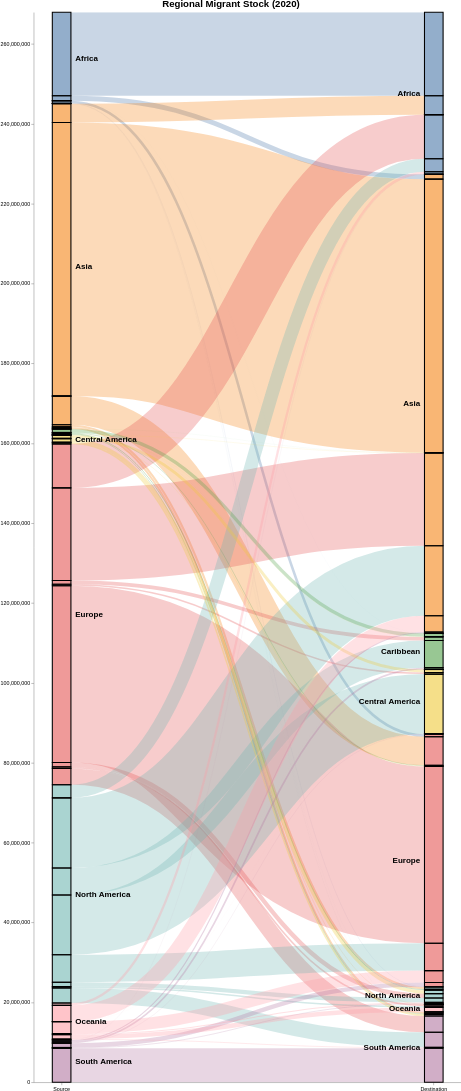

Here is the Vega-Lite specification saved for this chart:
### Vega specification from a JSON file in a GitHub repository (floating-point values rounded to 4 significant figures)
{"$schema": "https://vega.github.io/schema/vega/v5.2.json", "height": 3000, "width": 800, "title": {"text": "Regional Migrant Stock (2020)", "fontSize": 18}, "data": [{"name": "rawData", "values": [{"key": {"stk1": "Africa", "stk2": "Africa"}, "doc_count": 20917565}, {"key": {"stk1": "Africa", "stk2": "Asia"}, "doc_count": 1207631}, {"key": {"stk1": "Africa", "stk2": "Europe"}, "doc_count": 648455}, {"key": {"stk1": "Africa", "stk2": "Caribbean"}, "doc_count": 13714}, {"key": {"stk1": "Africa", "stk2": "Central America"}, "doc_count": 2089}, {"key": {"stk1": "Africa", "stk2": "South America"}, "doc_count": 16721}, {"key": {"stk1": "Africa", "stk2": "North America"}, "doc_count": 53563}, {"key": {"stk1": "Africa", "stk2": "Oceania"}, "doc_count": 14483}, {"key": {"stk1": "Asia", "stk2": "Africa"}, "doc_count": 4720103}, {"key": {"stk1": "Asia", "stk2": "Asia"}, "doc_count": 68497762}, {"key": {"stk1": "Asia", "stk2": "Europe"}, "doc_count": 7169630}, {"key": {"stk1": "Asia", "stk2": "Caribbean"}, "doc_count": 501}, {"key": {"stk1": "Asia", "stk2": "Central America"}, "doc_count": 5863}, {"key": {"stk1": "Asia", "stk2": "South America"}, "doc_count": 408294}, {"key": {"stk1": "Asia", "stk2": "North America"}, "doc_count": 538199}, {"key": {"stk1": "Asia", "stk2": "Oceania"}, "doc_count": 101725}, {"key": {"stk1": "Europe", "stk2": "Africa"}, "doc_count": 11024274}, {"key": {"stk1": "Europe", "stk2": "Asia"}, "doc_count": 23203976}, {"key": {"stk1": "Europe", "stk2": "Europe"}, "doc_count": 44246425}, {"key": {"stk1": "Europe", "stk2": "Caribbean"}, "doc_count": 918445}, {"key": {"stk1": "Europe", "stk2": "Central America"}, "doc_count": 397416}, {"key": {"stk1": "Europe", "stk2": "South America"}, "doc_count": 4080063}, {"key": {"stk1": "Europe", "stk2": "North America"}, "doc_count": 1100304}, {"key": {"stk1": "Europe", "stk2": "Oceania"}, "doc_count": 397036}, {"key": {"stk1": "North America", "stk2": "Africa"}, "doc_count": 3268757}, {"key": {"stk1": "North America", "stk2": "Asia"}, "doc_count": 17549235}, {"key": {"stk1": "North America", "stk2": "Europe"}, "doc_count": 6869872}, {"key": {"stk1": "North America", "stk2": "Caribbean"}, "doc_count": 6798694}, {"key": {"stk1": "North America", "stk2": "Central America"}, "doc_count": 14943682}, {"key": {"stk1": "North America", "stk2": "South America"}, "doc_count": 3793257}, {"key": {"stk1": "North America", "stk2": "North America"}, "doc_count": 1088520}, {"key": {"stk1": "North America", "stk2": "Oceania"}, "doc_count": 343625}, {"key": {"stk1": "Caribbean", "stk2": "Africa"}, "doc_count": 2976}, {"key": {"stk1": "Caribbean", "stk2": "Asia"}, "doc_count": 25433}, {"key": {"stk1": "Caribbean", "stk2": "Europe"}, "doc_count": 178358}, {"key": {"stk1": "Caribbean", "stk2": "Caribbean"}, "doc_count": 859403}, {"key": {"stk1": "Caribbean", "stk2": "Central America"}, "doc_count": 14137}, {"key": {"stk1": "Caribbean", "stk2": "South America"}, "doc_count": 177107}, {"key": {"stk1": "Caribbean", "stk2": "North America"}, "doc_count": 242478}, {"key": {"stk1": "Caribbean", "stk2": "Oceania"}, "doc_count": 526}, {"key": {"stk1": "Central America", "stk2": "Africa"}, "doc_count": 2402}, {"key": {"stk1": "Central America", "stk2": "Asia"}, "doc_count": 74274}, {"key": {"stk1": "Central America", "stk2": "Europe"}, "doc_count": 104038}, {"key": {"stk1": "Central America", "stk2": "Caribbean"}, "doc_count": 51844}, {"key": {"stk1": "Central America", "stk2": "Central America"}, "doc_count": 743476}, {"key": {"stk1": "Central America", "stk2": "South America"}, "doc_count": 398956}, {"key": {"stk1": "Central America", "stk2": "North America"}, "doc_count": 878451}, {"key": {"stk1": "Central America", "stk2": "Oceania"}, "doc_count": 1214}, {"key": {"stk1": "South America", "stk2": "Africa"}, "doc_count": 43413}, {"key": {"stk1": "South America", "stk2": "Asia"}, "doc_count": 302662}, {"key": {"stk1": "South America", "stk2": "Europe"}, "doc_count": 1073490}, {"key": {"stk1": "South America", "stk2": "Caribbean"}, "doc_count": 424484}, {"key": {"stk1": "South America", "stk2": "Central America"}, "doc_count": 70263}, {"key": {"stk1": "South America", "stk2": "South America"}, "doc_count": 8557503}, {"key": {"stk1": "South America", "stk2": "North America"}, "doc_count": 172124}, {"key": {"stk1": "South America", "stk2": "Oceania"}, "doc_count": 3890}, {"key": {"stk1": "Oceania", "stk2": "Africa"}, "doc_count": 587673}, {"key": {"stk1": "Oceania", "stk2": "Asia"}, "doc_count": 4050511}, {"key": {"stk1": "Oceania", "stk2": "Europe"}, "doc_count": 2983395}, {"key": {"stk1": "Oceania", "stk2": "Caribbean"}, "doc_count": 11687}, {"key": {"stk1": "Oceania", "stk2": "Central America"}, "doc_count": 22048}, {"key": {"stk1": "Oceania", "stk2": "South America"}, "doc_count": 180834}, {"key": {"stk1": "Oceania", "stk2": "North America"}, "doc_count": 254319}, {"key": {"stk1": "Oceania", "stk2": "Oceania"}, "doc_count": 1107706}], "transform": [{"type": "formula", "expr": "datum.key.stk1", "as": "stk1"}, {"type": "formula", "expr": "datum.key.stk2", "as": "stk2"}, {"type": "formula", "expr": "datum.doc_count", "as": "size"}]}, {"name": "nodes", "source": "rawData", "transform": [{"type": "filter", "expr": "!groupSelector || groupSelector.stk1 == datum.stk1 || groupSelector.stk2 == datum.stk2"}, {"type": "formula", "expr": "datum.stk1+datum.stk2", "as": "key"}, {"type": "fold", "fields": ["stk1", "stk2"], "as": ["stack", "grpId"]}, {"type": "formula", "expr": "datum.stack == 'stk1' ? datum.stk1+' '+datum.stk2 : datum.stk2+' '+datum.stk1", "as": "sortField"}, {"type": "stack", "groupby": ["stack"], "sort": {"field": "sortField", "order": "descending"}, "field": "size"}, {"type": "formula", "expr": "(datum.y0+datum.y1)/2", "as": "yc"}]}, {"name": "groups", "source": "nodes", "transform": [{"type": "aggregate", "groupby": ["stack", "grpId"], "fields": ["size"], "ops": ["sum"], "as": ["total"]}, {"type": "stack", "groupby": ["stack"], "sort": {"field": "grpId", "order": "descending"}, "field": "total"}, {"type": "formula", "expr": "scale('y', datum.y0)", "as": "scaledY0"}, {"type": "formula", "expr": "scale('y', datum.y1)", "as": "scaledY1"}, {"type": "formula", "expr": "datum.stack == 'stk1'", "as": "rightLabel"}, {"type": "formula", "expr": "datum.total/domain('y')[1]", "as": "percentage"}]}, {"name": "destinationNodes", "source": "nodes", "transform": [{"type": "filter", "expr": "datum.stack == 'stk2'"}]}, {"name": "edges", "source": "nodes", "transform": [{"type": "filter", "expr": "datum.stack == 'stk1'"}, {"type": "lookup", "from": "destinationNodes", "key": "key", "fields": ["key"], "as": ["target"]}, {"type": "linkpath", "orient": "horizontal", "shape": "diagonal", "sourceY": {"expr": "scale('y', datum.yc)"}, "sourceX": {"expr": "scale('x', 'stk1') + bandwidth('x')"}, "targetY": {"expr": "scale('y', datum.target.yc)"}, "targetX": {"expr": "scale('x', 'stk2')"}}, {"type": "formula", "expr": "range('y')[0]-scale('y', datum.size)", "as": "strokeWidth"}, {"type": "formula", "expr": "datum.size/domain('y')[1]", "as": "percentage"}]}], "scales": [{"name": "x", "type": "band", "range": "width", "domain": ["stk1", "stk2"], "paddingOuter": 0.05, "paddingInner": 0.95}, {"name": "y", "type": "linear", "range": "height", "domain": {"data": "nodes", "field": "y1"}}, {"name": "color", "type": "ordinal", "range": "category", "domain": {"data": "rawData", "field": "stk1"}}, {"name": "stackNames", "type": "ordinal", "range": ["Source", "Destination"], "domain": ["stk1", "stk2"]}], "axes": [{"orient": "bottom", "scale": "x", "encode": {"labels": {"update": {"text": {"scale": "stackNames", "field": "value"}}}}}, {"orient": "left", "scale": "y"}], "marks": [{"type": "path", "name": "edgeMark", "from": {"data": "edges"}, "clip": true, "encode": {"update": {"stroke": [{"test": "groupSelector && groupSelector.stack=='stk1'", "scale": "color", "field": "stk2"}, {"scale": "color", "field": "stk1"}], "strokeWidth": {"field": "strokeWidth"}, "path": {"field": "path"}, "strokeOpacity": {"signal": "!groupSelector && (groupHover.stk1 == datum.stk1 || groupHover.stk2 == datum.stk2) ? 0.9 : 0.3"}, "zindex": {"signal": "!groupSelector && (groupHover.stk1 == datum.stk1 || groupHover.stk2 == datum.stk2) ? 1 : 0"}, "tooltip": {"signal": "datum.stk1 + ' → ' + datum.stk2 + '    ' + format(datum.size, ',.0f') + '   (' + format(datum.percentage, '.1%') + ')'"}}, "hover": {"strokeOpacity": {"value": 1}}}}, {"type": "rect", "name": "groupMark", "from": {"data": "groups"}, "encode": {"enter": {"fill": {"scale": "color", "field": "grpId"}, "width": {"scale": "x", "band": 1}}, "update": {"x": {"scale": "x", "field": "stack"}, "y": {"field": "scaledY0"}, "y2": {"field": "scaledY1"}, "fillOpacity": {"value": 0.6}, "tooltip": {"signal": "datum.grpId + '   ' + format(datum.total, ',.0f') + '   (' + format(datum.percentage, '.1%') + ')'"}}, "hover": {"fillOpacity": {"value": 1}}}}, {"type": "text", "from": {"data": "groups"}, "interactive": false, "encode": {"update": {"x": {"signal": "scale('x', datum.stack) + (datum.rightLabel ? bandwidth('x') + 8 : -8)"}, "yc": {"signal": "(datum.scaledY0 + datum.scaledY1)/2"}, "align": {"signal": "datum.rightLabel ? 'left' : 'right'"}, "baseline": {"value": "middle"}, "fontWeight": {"value": "bold"}, "text": {"signal": "abs(datum.scaledY0-datum.scaledY1) > 13 ? datum.grpId : ''"}, "fontSize": {"value": 15}}}}, {"type": "group", "data": [{"name": "dataForShowAll", "values": [{}], "transform": [{"type": "filter", "expr": "groupSelector"}]}], "encode": {"enter": {"xc": {"signal": "width/2"}, "y": {"value": 30}, "width": {"value": 80}, "height": {"value": 30}}}, "marks": [{"type": "group", "name": "groupReset", "from": {"data": "dataForShowAll"}, "encode": {"enter": {"cornerRadius": {"value": 6}, "fill": {"value": "#f5f5f5"}, "stroke": {"value": "#c1c1c1"}, "strokeWidth": {"value": 2}, "height": {"field": {"group": "height"}}, "width": {"field": {"group": "width"}}}, "update": {"opacity": {"value": 1}}, "hover": {"opacity": {"value": 0.7}}}, "marks": [{"type": "text", "interactive": false, "encode": {"enter": {"xc": {"field": {"group": "width"}, "mult": 0.5}, "yc": {"field": {"group": "height"}, "mult": 0.5, "offset": 2}, "align": {"value": "center"}, "baseline": {"value": "middle"}, "fontWeight": {"value": "bold"}, "text": {"value": "Show All"}}}}]}]}, {"type": "rect", "from": {"data": "nodes"}, "encode": {"enter": {"stroke": {"value": "#000"}, "strokeWidth": {"value": 2}, "width": {"scale": "x", "band": 1}, "x": {"scale": "x", "field": "stack"}, "y": {"field": "y0", "scale": "y"}, "y2": {"field": "y1", "scale": "y"}}}}], "signals": [{"name": "groupHover", "value": {}, "on": [{"events": "@groupMark:mouseover", "update": "{stk1:datum.stack=='stk1' && datum.grpId, stk2:datum.stack=='stk2' && datum.grpId}"}, {"events": "mouseout", "update": "{}"}]}, {"name": "groupSelector", "value": false, "on": [{"events": "@groupMark:click!", "update": "{stack:datum.stack, stk1:datum.stack=='stk1' && datum.grpId, stk2:datum.stack=='stk2' && datum.grpId}"}, {"events": [{"type": "click", "markname": "groupReset"}, {"type": "dblclick"}], "update": "false"}]}]}
